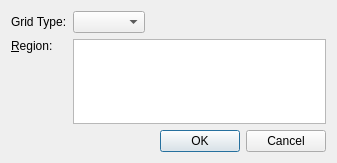
<?xml version="1.0" encoding="UTF-8"?>
<ui version="4.0">
 <class>v4PostZoneSelectingDialog</class>
 <widget class="QDialog" name="v4PostZoneSelectingDialog">
  <property name="geometry">
   <rect>
    <x>0</x>
    <y>0</y>
    <width>337</width>
    <height>163</height>
   </rect>
  </property>
  <property name="windowTitle">
   <string>Dialog</string>
  </property>
  <layout class="QVBoxLayout" name="verticalLayout_2">
   <item>
    <layout class="QGridLayout" name="gridLayout">
     <item row="0" column="0">
      <widget class="QLabel" name="gridTypeLabel">
       <property name="text">
        <string>Grid Type:</string>
       </property>
      </widget>
     </item>
     <item row="0" column="1">
      <layout class="QHBoxLayout" name="horizontalLayout">
       <item>
        <widget class="QComboBox" name="gridTypeComboBox"/>
       </item>
       <item>
        <spacer name="horizontalSpacer">
         <property name="orientation">
          <enum>Qt::Horizontal</enum>
         </property>
         <property name="sizeHint" stdset="0">
          <size>
           <width>40</width>
           <height>20</height>
          </size>
         </property>
        </spacer>
       </item>
      </layout>
     </item>
     <item row="1" column="0">
      <layout class="QVBoxLayout" name="verticalLayout">
       <item>
        <widget class="QLabel" name="zoneLabel">
         <property name="text">
          <string>&amp;Region:</string>
         </property>
         <property name="buddy">
          <cstring>zoneList</cstring>
         </property>
        </widget>
       </item>
       <item>
        <spacer name="verticalSpacer">
         <property name="orientation">
          <enum>Qt::Vertical</enum>
         </property>
         <property name="sizeHint" stdset="0">
          <size>
           <width>20</width>
           <height>40</height>
          </size>
         </property>
        </spacer>
       </item>
      </layout>
     </item>
     <item row="1" column="1">
      <widget class="QListWidget" name="zoneList"/>
     </item>
    </layout>
   </item>
   <item>
    <widget class="QDialogButtonBox" name="buttonBox">
     <property name="orientation">
      <enum>Qt::Horizontal</enum>
     </property>
     <property name="standardButtons">
      <set>QDialogButtonBox::Cancel|QDialogButtonBox::Ok</set>
     </property>
    </widget>
   </item>
  </layout>
 </widget>
 <resources/>
 <connections>
  <connection>
   <sender>buttonBox</sender>
   <signal>accepted()</signal>
   <receiver>v4PostZoneSelectingDialog</receiver>
   <slot>accept()</slot>
   <hints>
    <hint type="sourcelabel">
     <x>248</x>
     <y>254</y>
    </hint>
    <hint type="destinationlabel">
     <x>157</x>
     <y>274</y>
    </hint>
   </hints>
  </connection>
  <connection>
   <sender>buttonBox</sender>
   <signal>rejected()</signal>
   <receiver>v4PostZoneSelectingDialog</receiver>
   <slot>reject()</slot>
   <hints>
    <hint type="sourcelabel">
     <x>316</x>
     <y>260</y>
    </hint>
    <hint type="destinationlabel">
     <x>286</x>
     <y>274</y>
    </hint>
   </hints>
  </connection>
 </connections>
</ui>
